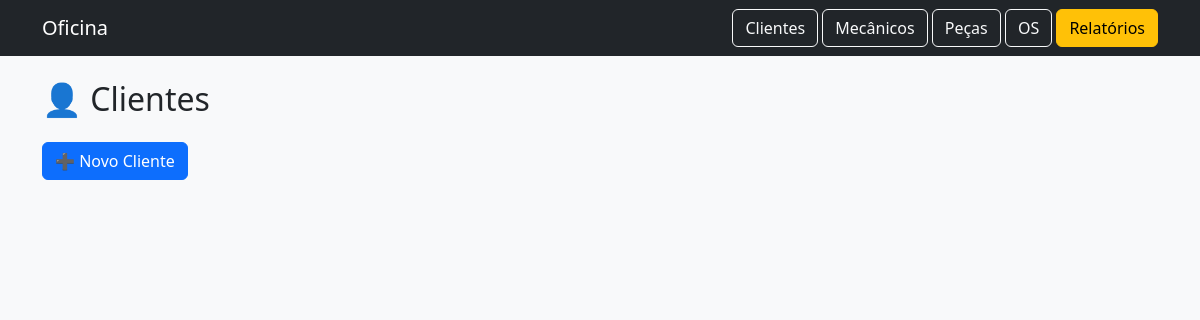
The app's page /clientes, older data.
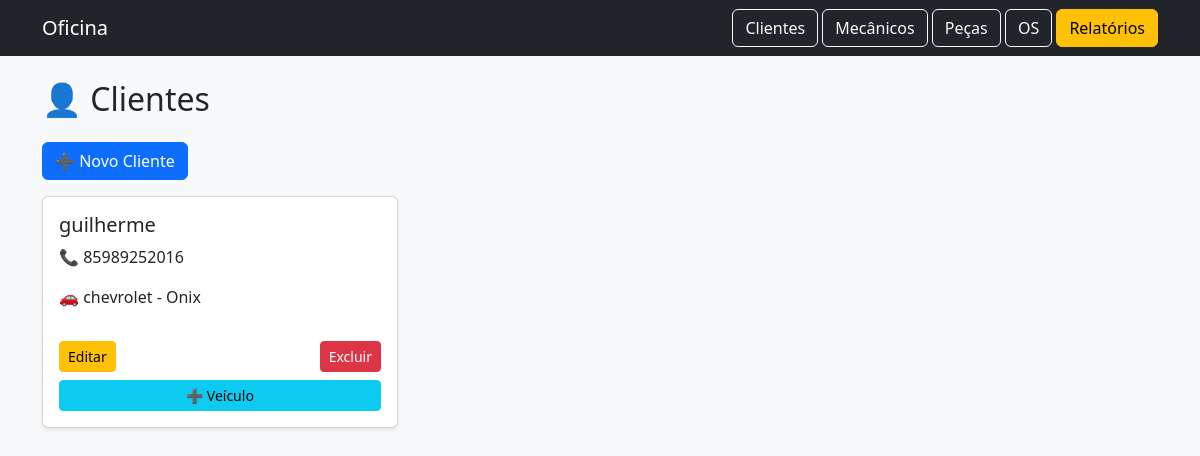
The same page, newer data.
### tables this page shows
CREATE TABLE veiculos (
    id INTEGER PRIMARY KEY AUTOINCREMENT,
    cliente_id INTEGER,
    marca TEXT,
    modelo TEXT,
    placa TEXT,
    FOREIGN KEY (cliente_id) REFERENCES clientes(id) ON DELETE CASCADE
);

CREATE TABLE clientes (
    id INTEGER PRIMARY KEY AUTOINCREMENT,
    nome TEXT NOT NULL,
    telefone TEXT,
    email TEXT
);

### app.py (the view)
@app.route("/clientes")
def listar_clientes():
    conn = conectar()
    cursor = conn.cursor()
    cursor.execute("""
        SELECT c.id, c.nome, c.telefone, v.marca, v.modelo
        FROM clientes c
        LEFT JOIN veiculos v ON c.id = v.cliente_id
    """)
    clientes = cursor.fetchall()
    conn.close()
    return render_template("clientes.html", clientes=clientes)

### db.py (called while the page is built)
def conectar():
    conn = sqlite3.connect("oficina.db")
    conn.row_factory = sqlite3.Row
    return conn

### templates/clientes.html
{% extends "base.html" %}
{% block content %}
<h2 class="mb-4">👤 Clientes</h2>
<a href="/clientes/novo" class="btn btn-primary mb-3">➕ Novo Cliente</a>
<div class="row g-4">
{% for c in clientes %}
<div class="col-md-4">
    <div class="card shadow-sm p-3">
        <h5>{{c.nome}}</h5>
        <p>📞 {{c.telefone}}</p>
        {% if c.marca %}
            <p>🚗 {{c.marca}} - {{c.modelo}}</p>
        {% else %}
            <p class="text-muted"><i>Sem veículo</i></p>
        {% endif %}
        <div class="d-flex justify-content-between mt-3">
            <a href="/clientes/editar/{{c.id}}" class="btn btn-warning btn-sm">Editar</a>
            <a href="/clientes/deletar/{{c.id}}" class="btn btn-danger btn-sm">Excluir</a>
        </div>
        <a href="/clientes/{{c.id}}/veiculos/novo"
           class="btn btn-info btn-sm mt-2">
            ➕ Veículo
        </a>
    </div>
</div>
{% endfor %}
</div>
{% endblock %}

Row changes from the older to the newer data that the page shows:
added veiculos: nome "guilherme", telefone "85989252016", marca "chevrolet", modelo "Onix"
